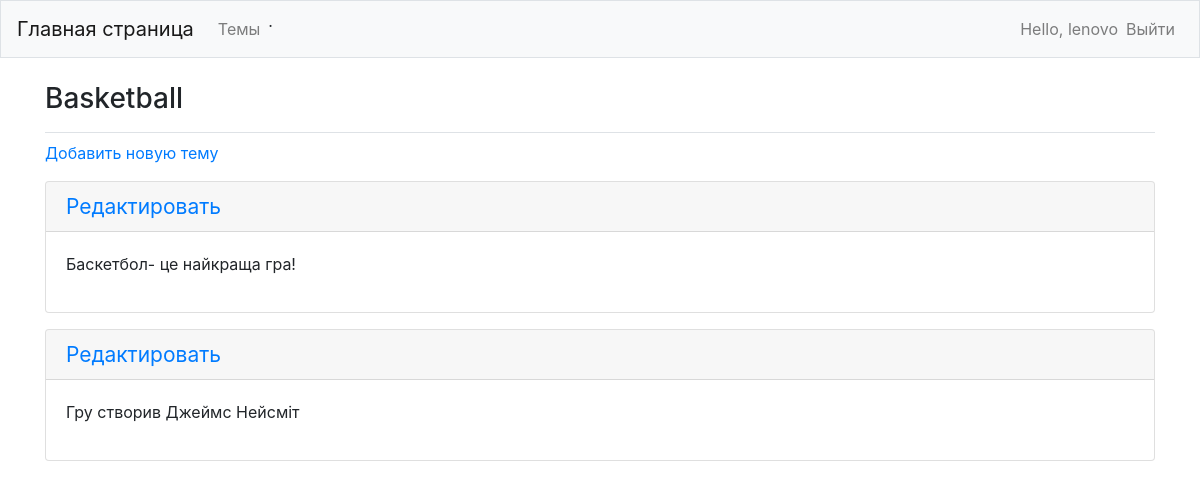
/topics/3/ (signed in), run on an earlier commit of the app's database.
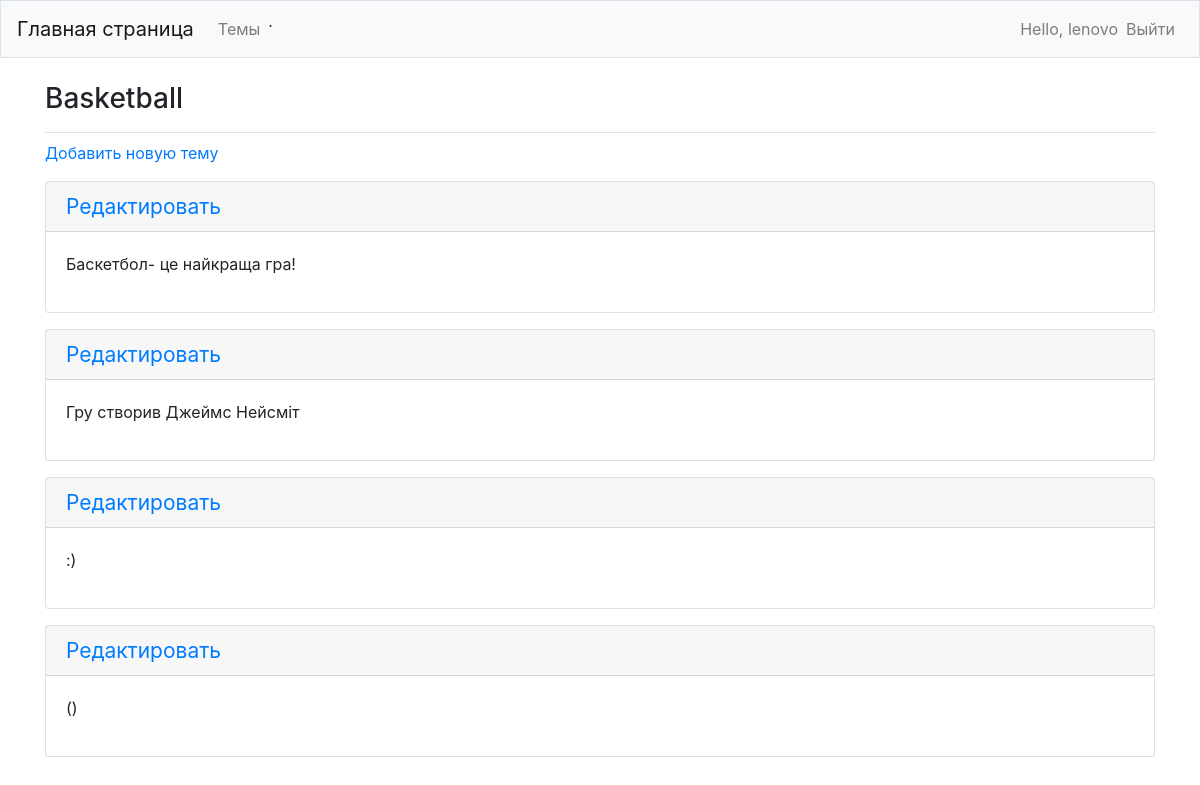
And on a later commit of the database.
### learning_logs/models.py (models this page shows, shortened)
class Topic(models.Model):
    text = models.CharField(max_length=200)
    data_added = models.DateTimeField(auto_now_add=True)
    owner = models.ForeignKey(User,on_delete=models.CASCADE)
    def __str__(self):
        return self.text

class Entry(models.Model):
    topic = models.ForeignKey(Topic,on_delete=models.CASCADE)
    text = models.TextField()
    data_added = models.DateTimeField(auto_now_add=True)
    class Meta:
        verbose_name = 'entries'

### learning_logs/views.py (the view)
# urls.py: path('topics/<int:topic_id>/',views.topic,name='topic'),
@login_required
def topic(request,topic_id):
    topic = Topic.objects.get(id = topic_id)
    if topic.owner != request.user:
        raise Http404
    entries = topic.entry_set.order_by('data_added')
    context = {'topic':topic,'entries':entries}
    return render(request,'learning_logs/topic.html',context=context)

### learning_logs/templates/learning_logs/topic.html (shortened to what this page needs)
{% extends 'learning_logs/base.html' %}
{% block page_header %}
    <h3>{{ topic }}</h3>
{% endblock page_header %}
{% block content %}
    <p>
        <a href="{% url 'learning_logs:new_entry' topic.id %}">Добавить новую тему</a>
    </p>
    {% for entry in entries %}
        <div class="card mb-3">
            <h4 class="card-header">
                <small><a href="{% url 'learning_logs:edit_entry' entry.id %}">Редактировать</a> </small>
            </h4>
            <div class="card-body">
                {{ entry.text|linebreaks }}
            </div>
        </div>
    {% empty %}
        <p>There are no entries for this topic yet.</p>
    {% endfor %}
{% endblock content %}

### learning_logs/templates/learning_logs/base.html (shortened to what this page needs)
{% load bootstrap4 %}
<doctype html>
<html lang="en">
<head>
    {% bootstrap_css %}
</head>
<body>
    <nav class="navbar navbar-expand-md navbar-light bg-light mb-4 border">
        <a class="navbar-brand" href="{% url 'learning_logs:index' %}">Главная страница</a>
        <div class="collapse navbar-collapse" id="navbarCollapse">
            <ul class="navbar-nav mr-auto">
                <li class="nav-item">
                    <a class="nav-link" href="{% url 'learning_logs:topics' %}">
                    Темы</a>
                </li>.
            </ul>
            <ul class="navbar-nav ml-auto">
                {% if user.is_authenticated %}
                    <li class="nav-item">
                        <span class="navbar-text">Hello, {{ user.username }}</span>
                    </li>
                    <li class="nav-item">
                        <a class="nav-link" href="{% url 'users:logout' %}">Выйти</a>
                    </li>
                {% endif %}
            </ul>
        </div>
    </nav>
    <main role="main" class="container">
        <div class="pb-2 mb-2 border-bottom">
            {% block page_header %}{% endblock page_header %}
        </div>
        <div>
            {% block content %}{% endblock content %}
        </div>
    </main>
</body>
</html>

What changed in the data, as far as the page shows it:
added Entry: text ":)"
added Entry: text "()"
